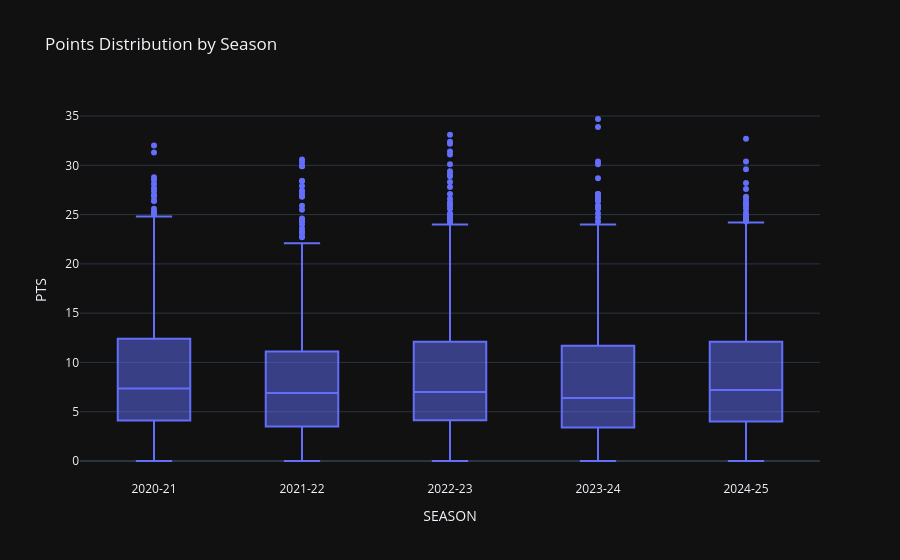

The notebook cell this image was saved under:
### Code cell
# ---------------- BOX PLOT OF POINTS DISTRIBUTION ----------------
fig = px.box(
    df,
    x='SEASON',
    y='PTS',
    title="Points Distribution by Season"
)

fig.show()

### Figure 1 — Plotly figure (JSON) as saved in the notebook; plotly's stock layout.template omitted (floating-point values rounded to 4 significant figures; data arrays with more than 128 entries replaced by an {"elided": "..."} marker saying what was removed)
{"data": [{"alignmentgroup": "True", "hovertemplate": "SEASON=%{x}<br>PTS=%{y}<extra></extra>", "legendgroup": "", "marker": {"color": "#636efa"}, "name": "", "notched": false, "offsetgroup": "", "orientation": "v", "showlegend": false, "x": {"elided": "2825 str values"}, "x0": " ", "xaxis": "x", "y": {"elided": "2825 float values"}, "y0": " ", "yaxis": "y", "type": "box"}], "layout": {"xaxis": {"anchor": "y", "domain": [0.0, 1.0], "title": {"text": "SEASON"}}, "yaxis": {"anchor": "x", "domain": [0.0, 1.0], "title": {"text": "PTS"}}, "legend": {"tracegroupgap": 0}, "title": {"text": "Points Distribution by Season"}, "boxmode": "group"}}
